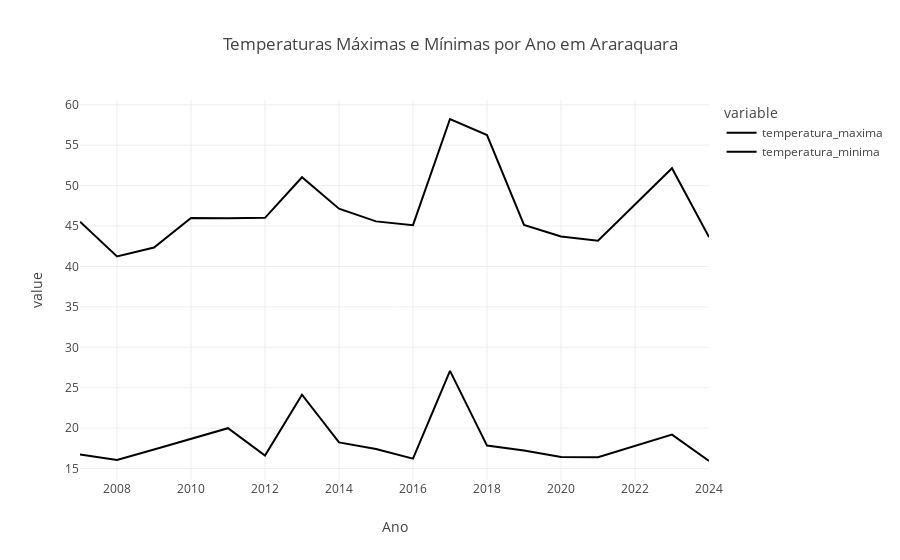

Write notebook code for a chart like this one.
### Markdown cell above
## Gráfico 01 Temperaturas Máximas e Mínimas por Ano em Araraquara

### Code cell
df['data'] = pd.to_datetime(df['data'])

df['ano'] = df['data'].dt.year

df_ano = df.groupby('ano')[['temperatura_maxima', 'temperatura_minima']].mean().reset_index()

fig = px.line(df_ano, x='ano', y=['temperatura_maxima', 'temperatura_minima'],
              labels={'temperatura_maxima': 'Temperatura Máxima (°C)', 'temperatura_minima': 'Temperatura Mínima (°C)', 'ano': 'Ano'},
              title='Temperaturas Máximas e Mínimas por Ano em Araraquara')

fig.show()

### Figure 1 — Plotly figure (JSON) as saved in the notebook; plotly's stock layout.template omitted (floating-point values rounded to 4 significant figures)
{"data": [{"hovertemplate": "variable=temperatura_maxima<br>Ano=%{x}<br>value=%{y}<extra></extra>", "legendgroup": "temperatura_maxima", "line": {"color": "#000001", "dash": "solid"}, "marker": {"symbol": "circle"}, "mode": "lines", "name": "temperatura_maxima", "orientation": "v", "showlegend": true, "type": "scatter", "x": [2007, 2008, 2009, 2010, 2011, 2012, 2013, 2014, 2015, 2016, 2017, 2018, 2019, 2020, 2021, 2023, 2024], "xaxis": "x", "y": [45.54, 41.25, 42.34, 45.98, 45.97, 46.02, 51.04, 47.14, 45.58, 45.11, 58.24, 56.26, 45.14, 43.71, 43.19, 52.15, 43.63], "yaxis": "y"}, {"hovertemplate": "variable=temperatura_minima<br>Ano=%{x}<br>value=%{y}<extra></extra>", "legendgroup": "temperatura_minima", "line": {"color": "#000002", "dash": "solid"}, "marker": {"symbol": "circle"}, "mode": "lines", "name": "temperatura_minima", "orientation": "v", "showlegend": true, "type": "scatter", "x": [2007, 2008, 2009, 2010, 2011, 2012, 2013, 2014, 2015, 2016, 2017, 2018, 2019, 2020, 2021, 2023, 2024], "xaxis": "x", "y": [16.76, 16.07, 17.36, 18.66, 20.0, 16.62, 24.13, 18.23, 17.43, 16.22, 27.09, 17.85, 17.24, 16.43, 16.41, 19.2, 15.94], "yaxis": "y"}], "layout": {"legend": {"title": {"text": "variable"}, "tracegroupgap": 0}, "title": {"text": "Temperaturas Máximas e Mínimas por Ano em Araraquara"}, "xaxis": {"anchor": "y", "domain": [0, 1], "title": {"text": "Ano"}}, "yaxis": {"anchor": "x", "domain": [0, 1], "title": {"text": "value"}}}}
